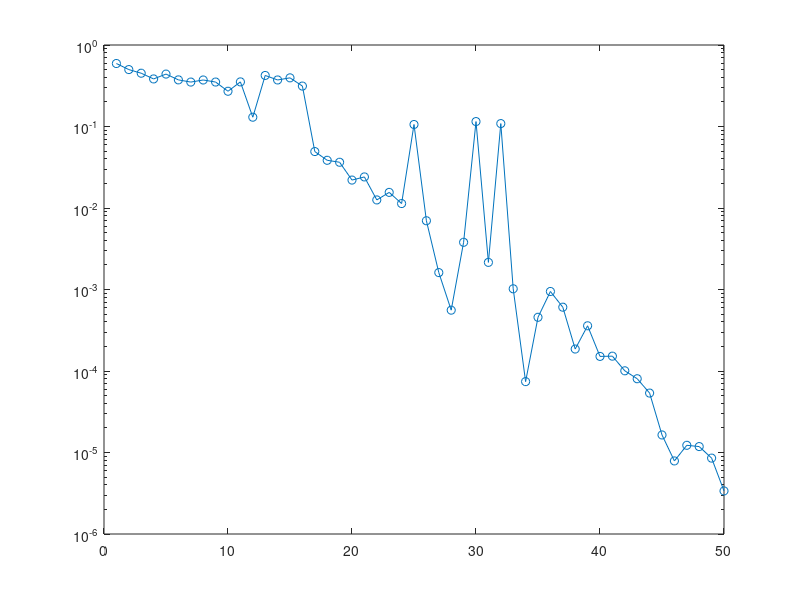

The MATLAB script that drew this image: (Note: this script raises an error after producing the figure.)
% Dit bestand analyseert de convergentie van de arnoldi methode
clc;clear;close all
m = 100;
maxit = 50;

A = 10^10*sprand(m,m,0.05);
Lambda = eigs(A);
b = rand(m,1);

res = rand(1,1);

Q(:,1) = b/norm(b);
for n=1:maxit
  v = A*Q(:,n);
  for j = 1:n
    H(j,n) = Q(:,j)'*v;
    v = v - H(j,n)*Q(:,j);
  end
  H(n+1,n) = norm(v);
  if H(n+1,n) <= 0, 
      break;
  end
  Q(:,n+1) = v/H(n+1,n);
  ritz = (eigs(H(1:size(H,1)-1,:)));
  if size(ritz,1) < size(Lambda,1)
      ritz = [ritz ; zeros(size(Lambda,1)-size(ritz,1),1)];
  end
  res(n) = norm(abs(real(ritz(1:size(Lambda,1))))-abs(real(Lambda)))/norm(abs(real(Lambda)));
end;

Lambda
semilogy(res,'-o')

[H, Q] = arnoldi(A, b, maxit);
LambdaArnoldi = (eigs(H(1:size(H,1)-1,:)))
